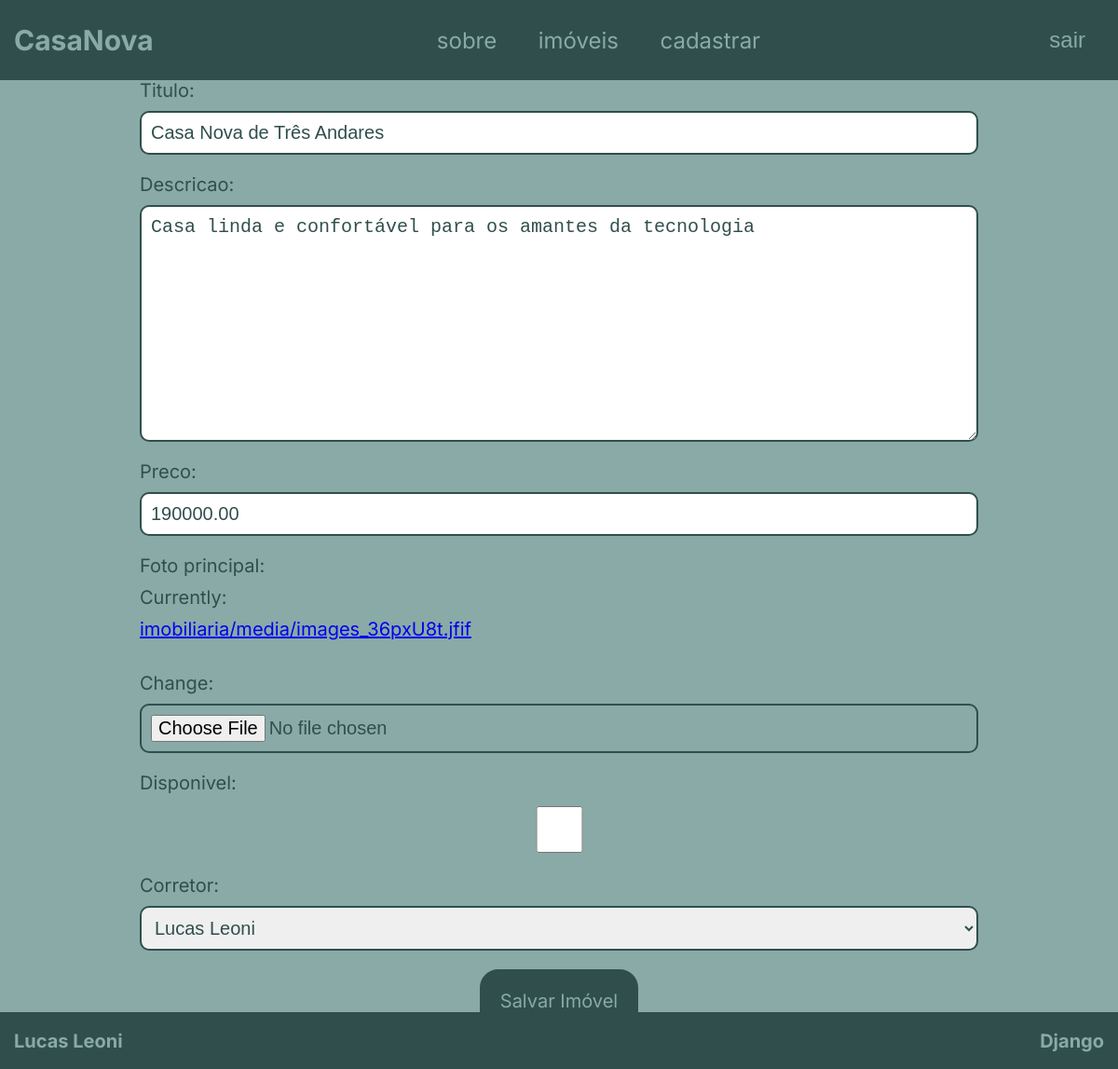
Page /imovel/editar/6/ (signed in) on the earlier database version.
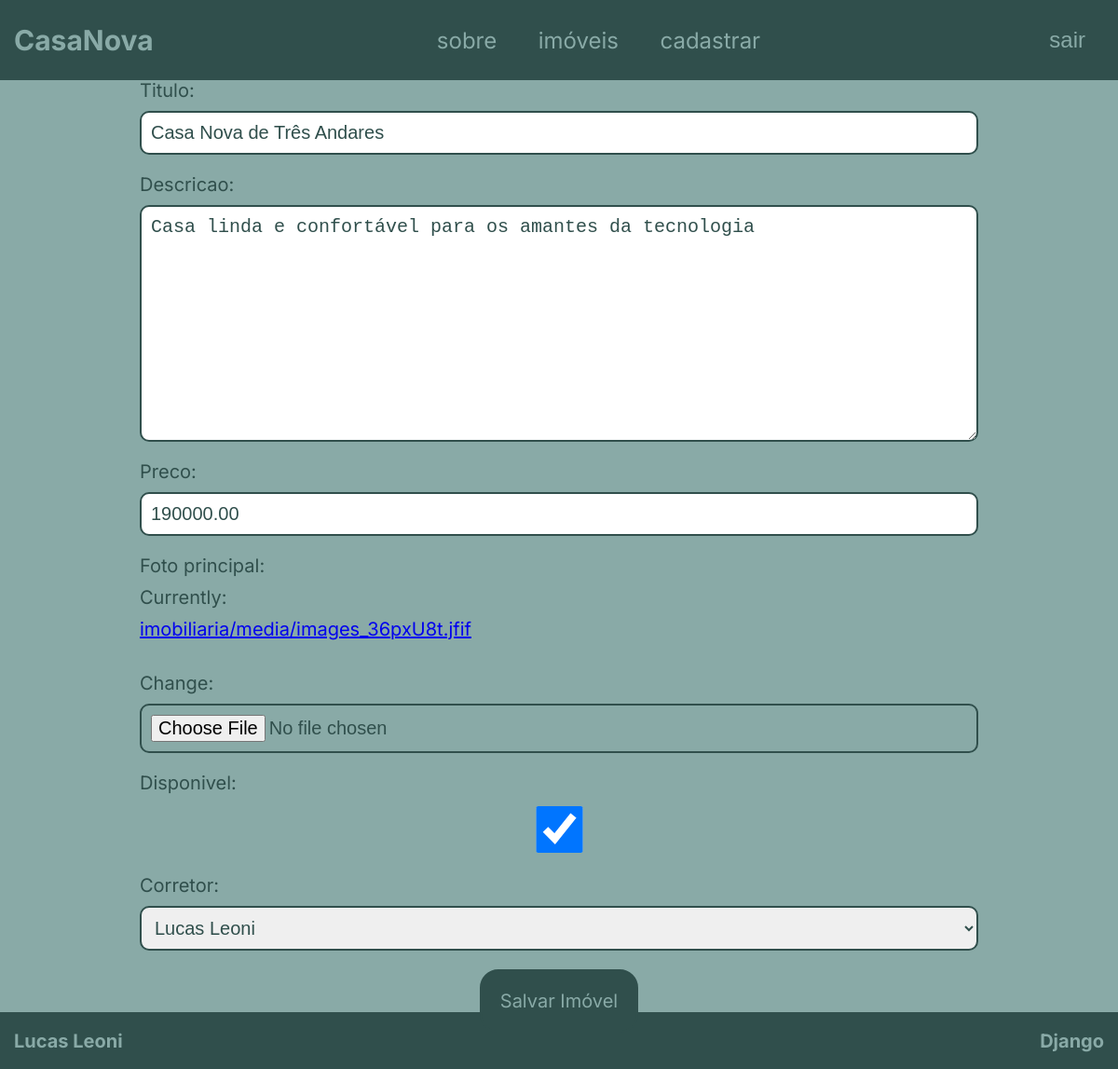
Same page on the later database version.
### imobiliaria/models.py (models this page shows, shortened)
class Imovel(models.Model):
    titulo = models.CharField(max_length=150)
    descricao = models.TextField()
    preco = models.DecimalField(max_digits=10, decimal_places=2)
    foto_principal = models.ImageField(upload_to='imobiliaria/media/')
    disponivel = models.BooleanField(default=True)
    corretor = models.ForeignKey(Corretor, on_delete=models.CASCADE)
    criado_por = models.ForeignKey(User, on_delete=models.SET_NULL, null=True)

### imobiliaria/views.py (the view)
# urls.py: path('imovel/editar/<int:pk>/', ImovelUpdate.as_view(), name="imovel-update"),
class ImovelUpdate(LoginRequiredMixin, UpdateView):
    model = Imovel
    form_class = ImovelForm
    template_name = 'pages/form-imoveis.html'
    success_url = reverse_lazy('imobiliaria:imovel-list')

### imobiliaria/forms.py
class ImovelForm(forms.ModelForm):
    class Meta:
        model = Imovel
        fields = ['titulo', 'descricao', 'preco', 'foto_principal', 'disponivel', 'corretor']

### imobiliaria/models.py (called while the page is built)
    def __str__(self):
        return self.nome

### imobiliaria/templates/pages/form-imoveis.html (shortened to what this page needs)
{% extends 'base/base.html' %}
{% block content %}
<section class="form">
    <div class="form-container">
        <form method="post" enctype="multipart/form-data">
            {{ form.as_p }}
            <div class="form-button">
                <button type="submit">Salvar Imóvel</button>
            </div>
        </form>
    </div>
</section>
{% endblock content %}

Differences in the rows shown:
changed Imovel "Casa Nova de Três Andares": disponivel "☐" → "☑"
